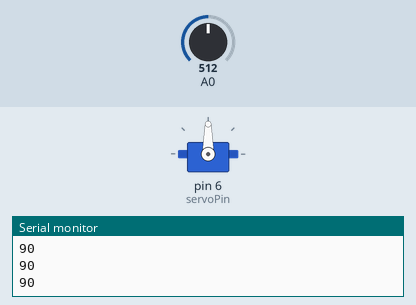
The sketch below on a simulated Arduino Uno, built with avr-gcc and run on an emulated ATmega328P. Shown: servo, the last lines printed to the serial monitor. Inputs (shaded band) come from the test bench; at power-on: A0 = 512.

Above: at 1.2 s.
1.3 s: A0 set to 716
At 2.0 s:
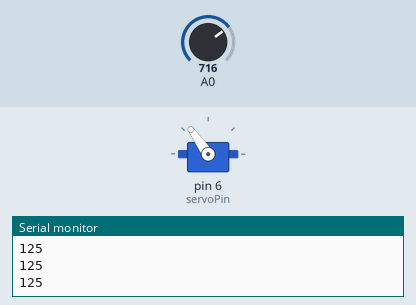
2.8 s: A0 set to 900
At 3.4 s:
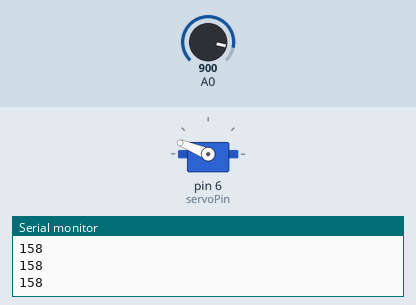
4.3 s: A0 set to 1023
At 4.7 s:
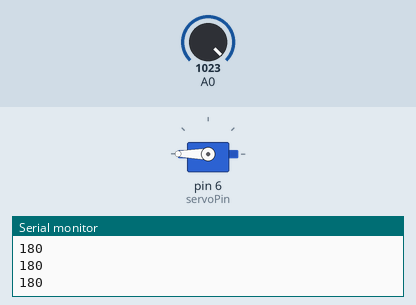
5.8 s: A0 set to 306
At 6.1 s:
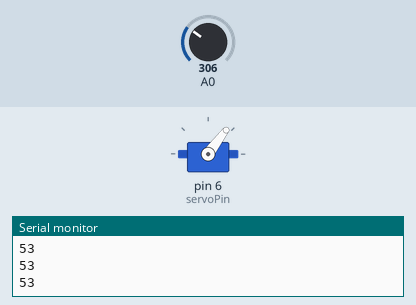
7.3 s: A0 set to 122
At 8.5 s:
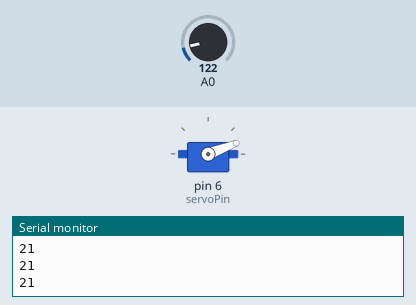
8.8 s: A0 set to 0
At 10.0 s:
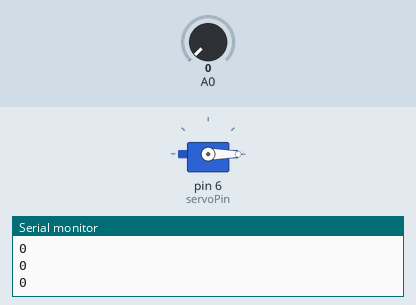
Timing chart, 0 to 11.3 s (numbered marks = the images above; inputs shaded):
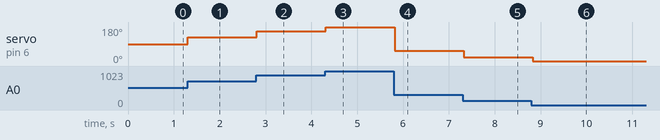

The sketch:

ServoAndJoyStick.ino
```cpp
#include <Servo.h>

Servo servo1;
int portJoy;
int servoPin = 6;

void setup() {
  // put your setup code here, to run once:
  servo1.attach(servoPin);
  servo1.write(90);
  Serial.begin(9600);
}

void loop() {
  // put your main code here, to run repeatedly:

  portJoy = analogRead(0);
  portJoy = map(portJoy, 0, 1023, 0, 180);

  servo1.write(portJoy);
  Serial.println(portJoy);

  delay(100);

}
```

Measured:
- after the input at 1.3 s, servo on pin 6 (servoPin): 90° → 125° at once
- after the input at 2.8 s, servo on pin 6 (servoPin): 125° → 158° at once
- after the input at 4.3 s, servo on pin 6 (servoPin): 158° → 180° at once
- after the input at 5.8 s, servo on pin 6 (servoPin): 180° → 53° at once
- after the input at 7.3 s, servo on pin 6 (servoPin): 53° → 21° at once
- after the input at 8.8 s, servo on pin 6 (servoPin): 21° → 0° at once
